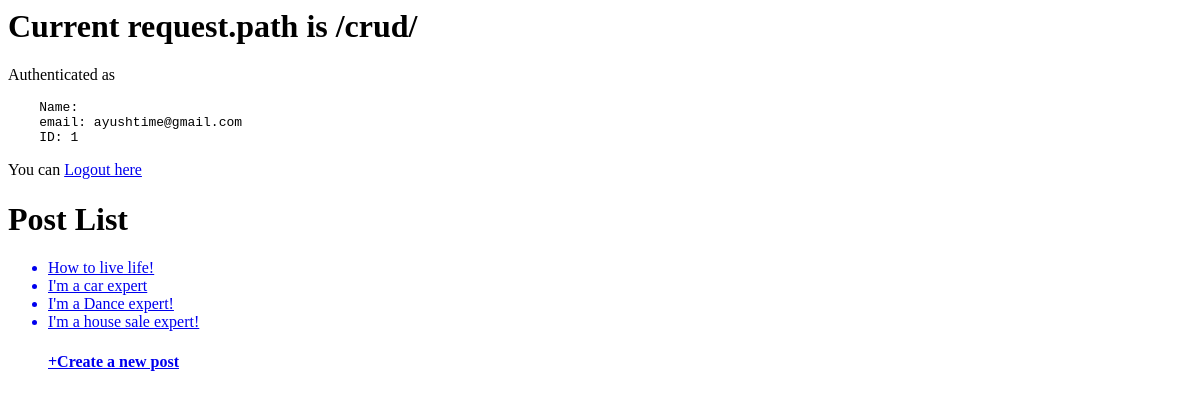
The page /crud/ (signed in) on the database as committed earlier.
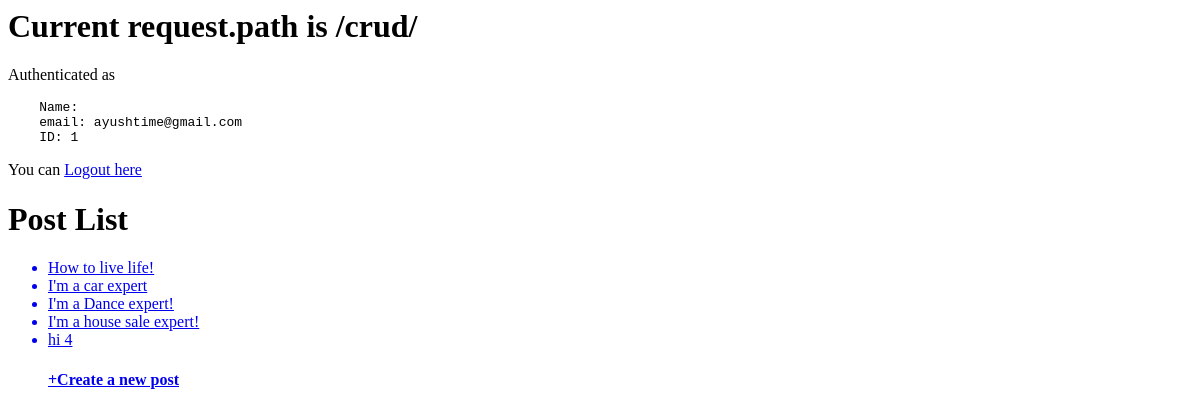
The same page on the database as committed later.
### crud/models.py (models this page shows, shortened)
class Post(models.Model):
    title = models.CharField(max_length=100)
    content = models.TextField(max_length=300)
    author = models.ForeignKey(Mentor, on_delete=models.CASCADE)

### crud/views.py (the view)
# urls.py: path("", HomeListView.as_view(), name="post_home"),
class HomeListView(LoginRequiredMixin, ListView):
    model = Post

### crud/templates/crud/post_list.html
{% extends "crud/main.html" %}
{% block content %}
<h1>Post List</h1>
<ul>
    {% for post in object_list %}
       <a href="{%  url 'crud:post_detail' post.pk %}"> <li>{{ post.title }}</li></a>
    {% endfor %}
    <a href="{% url 'crud:post_create' %}"><h4>+Create a new post</h4></a>
</ul>
{% endblock %}

Rows that differ between the two databases and show on the page:
added Post: title "hi 4"
